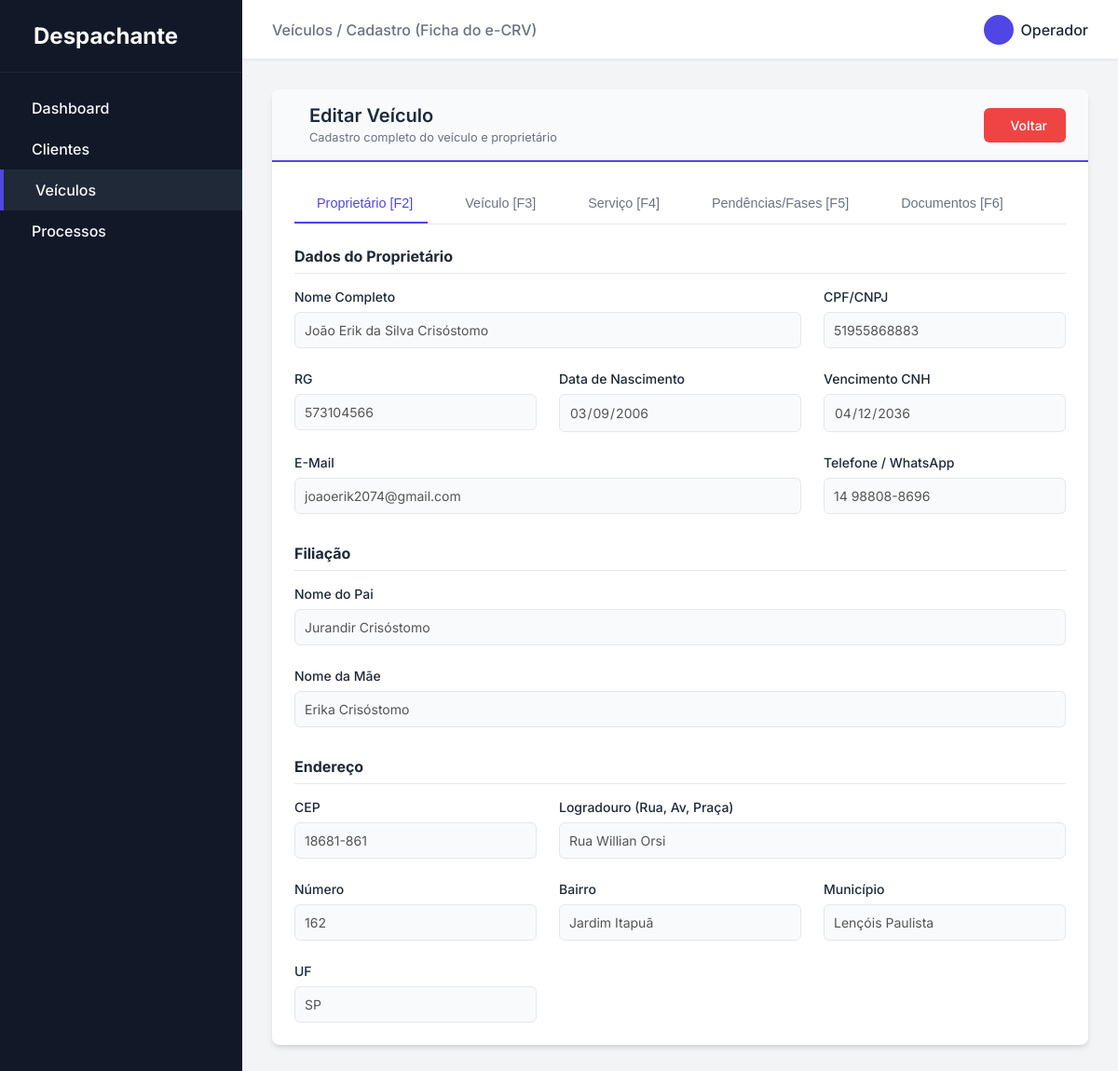
The page /veiculos/visualizar/1 on the database its author committed.
### app/models.py (models this page shows)
class Cliente(db.Model):
    __tablename__ = 'cliente'
    id = db.Column(db.Integer, primary_key=True)
    nome = db.Column(db.String(50), nullable=False)
    vencimento_cnh = db.Column(db.Date, nullable=False)
    nome_pai = db.Column(db.String(50), nullable=False)
    nome_mae = db.Column(db.String(50), nullable=False)
    cpf__cnpj = db.Column(db.String(50), nullable=False)
    rg = db.Column(db.String(50), nullable=False)
    data_nascimento = db.Column(db.Date, nullable=False)
    email = db.Column(db.String(50), nullable=False)
    telefone = db.Column(db.String(50), nullable=False)
    endereco_id = db.Column(db.Integer, db.ForeignKey('endereco.id'))
    veiculos = db.relationship('Veiculo', backref='cliente', lazy=True)
    processos = db.relationship('Processo', backref='cliente', lazy=True)

class Endereco(db.Model):
    __tablename__ = 'endereco'
    id = db.Column(db.Integer, primary_key=True)
    pais = db.Column(db.String(50), nullable=False)
    unidade_federacao = db.Column(db.String(50), nullable=False)
    municipio = db.Column(db.String(50), nullable=False)
    bairro = db.Column(db.String(50), nullable=False)
    logradouro = db.Column(db.String(50), nullable=False)
    numero = db.Column(db.String(50), nullable=False)
    cep = db.Column(db.String(50), nullable=False)
    clientes = db.relationship('Cliente', backref='endereco', lazy=True)

### app/routes/home.py (the view)
@bp.route('/veiculos/visualizar/<int:id>')
def veiculo_visualizar(id):
    veiculo = Veiculo.query.get_or_404(id)
    return render_template('veiculos/form.html', veiculo=veiculo, visualizar=True)

### app/templates/veiculos/form.html (shortened to what this page needs)
{% extends 'base.html' %}
{% block breadcrumb %}Veículos / Cadastro (Ficha do e-CRV){% endblock %}
{% block content %}
<div class="card">
    <div class="card-header"
        style="background-color: #f8fafc; margin: -1.5rem -1.5rem 1.5rem -1.5rem; padding: 1rem 1.5rem; border-top-left-radius: 0.5rem; border-top-right-radius: 0.5rem; border-bottom: 2px solid var(--primary-color);">
        <div style="display: flex; align-items: center; gap: 1rem;">
            <div>
                <h2 class="card-title" style="margin-bottom: 0; color: #1e293b;">{{ 'Editar Veículo' if veiculo else
                    'Veículo' }}</h2>
                <span style="font-size: 0.8rem; color: var(--text-muted);">Cadastro completo do veículo e
                    proprietário</span>
            </div>
        </div>
        <div style="display: flex; gap: 0.5rem;">
            <a href="{{ url_for('home.veiculos') }}" class="btn btn-danger">{% if visualizar %}Voltar{% else %}Cancelar{% endif %}</a>
        </div>
    </div>
    <div class="tabs">
        <button class="tab-btn active" data-target="tab-proprietario">Proprietário [F2]</button>
        <button class="tab-btn" data-target="tab-veiculo">Veículo
            [F3]</button>
        <button class="tab-btn" data-target="tab-servico">Serviço [F4]</button>
        <button class="tab-btn" data-target="tab-pendencias">Pendências/Fases [F5]</button>
        <button class="tab-btn" data-target="tab-documentos">Documentos [F6]</button>
    </div>
    <form id="veiculoForm"
        action="{{ url_for('home.veiculo_editar', id=veiculo.id) if veiculo else url_for('home.veiculo_novo') }}"
        method="POST">
        <fieldset {% if visualizar %}disabled{% endif %} style="border: none; padding: 0; margin: 0;">
            <div id="tab-proprietario" class="tab-content active">
                <h3
                    style="font-size: 1rem; color: var(--text-main); margin-bottom: 1rem; border-bottom: 1px solid var(--border-color); padding-bottom: 0.5rem;">
                    Dados do Proprietário</h3>
                <div class="form-grid">
                    <div class="form-group" style="grid-column: span 2;">
                        <label class="form-label">Nome Completo</label>
                        <input type="text" class="form-control" name="cliente_nome" placeholder="NOME DO PROPRIETÁRIO"
                            value="{{ veiculo.cliente.nome if veiculo and veiculo.cliente else '' }}">
                    </div>
                    <div class="form-group">
                        <label class="form-label">CPF/CNPJ</label>
                        <input type="text" class="form-control" name="cliente_cpf_cnpj"
                            value="{{ veiculo.cliente.cpf__cnpj if veiculo and veiculo.cliente else '' }}">
                    </div>
                    <div class="form-group">
                        <label class="form-label">RG</label>
                        <input type="text" class="form-control" name="cliente_rg"
                            value="{{ veiculo.cliente.rg if veiculo and veiculo.cliente else '' }}">
                    </div>
                    <div class="form-group">
                        <label class="form-label">Data de Nascimento</label>
                        <input type="date" class="form-control" name="cliente_nascimento"
                            value="{{ veiculo.cliente.data_nascimento.strftime('%Y-%m-%d') if veiculo and veiculo.cliente and veiculo.cliente.data_nascimento else '' }}">
                    </div>
                    <div class="form-group">
                        <label class="form-label">Vencimento CNH</label>
                        <input type="date" class="form-control" name="cliente_vencimento_cnh"
                            value="{{ veiculo.cliente.vencimento_cnh.strftime('%Y-%m-%d') if veiculo and veiculo.cliente and veiculo.cliente.vencimento_cnh else '' }}">
                    </div>
                    <div class="form-group" style="grid-column: span 2;">
                        <label class="form-label">E-Mail</label>
                        <input type="email" class="form-control" name="cliente_email"
                            value="{{ veiculo.cliente.email if veiculo and veiculo.cliente else '' }}">
                    </div>
                    <div class="form-group">
                        <label class="form-label">Telefone / WhatsApp</label>
                        <input type="text" class="form-control" name="cliente_telefone"
                            value="{{ veiculo.cliente.telefone if veiculo and veiculo.cliente else '' }}">
                    </div>
                </div>
                <h3
                    style="font-size: 1rem; color: var(--text-main); margin-top: 2rem; margin-bottom: 1rem; border-bottom: 1px solid var(--border-color); padding-bottom: 0.5rem;">
                    Filiação</h3>
                <div class="form-grid">
                    <div class="form-group" style="grid-column: span 2;">
                        <label class="form-label">Nome do Pai</label>
                        <input type="text" class="form-control" name="cliente_pai"
                            value="{{ veiculo.cliente.nome_pai if veiculo and veiculo.cliente else '' }}">
                    </div>
                    <div class="form-group" style="grid-column: span 2;">
                        <label class="form-label">Nome da Mãe</label>
                        <input type="text" class="form-control" name="cliente_mae"
                            value="{{ veiculo.cliente.nome_mae if veiculo and veiculo.cliente else '' }}">
                    </div>
                </div>
                <h3
                    style="font-size: 1rem; color: var(--text-main); margin-top: 2rem; margin-bottom: 1rem; border-bottom: 1px solid var(--border-color); padding-bottom: 0.5rem;">
                    Endereço</h3>
                <div class="form-grid">
                    <div class="form-group">
                        <label class="form-label">CEP</label>
                        <input type="text" class="form-control" name="endereco_cep"
                            value="{{ veiculo.cliente.endereco.cep if veiculo and veiculo.cliente and veiculo.cliente.endereco else '' }}">
                    </div>
                    <div class="form-group" style="grid-column: span 2;">
                        <label class="form-label">Logradouro (Rua, Av, Praça)</label>
                        <input type="text" class="form-control" name="endereco_logradouro"
                            value="{{ veiculo.cliente.endereco.logradouro if veiculo and veiculo.cliente and veiculo.cliente.endereco else '' }}">
                    </div>
                    <div class="form-group">
                        <label class="form-label">Número</label>
                        <input type="text" class="form-control" name="endereco_numero"
                            value="{{ veiculo.cliente.endereco.numero if veiculo and veiculo.cliente and veiculo.cliente.endereco else '' }}">
                    </div>
                    <div class="form-group">
                        <label class="form-label">Bairro</label>
                        <input type="text" class="form-control" name="endereco_bairro"
                            value="{{ veiculo.cliente.endereco.bairro if veiculo and veiculo.cliente and veiculo.cliente.endereco else '' }}">
                    </div>
                    <div class="form-group">
                        <label class="form-label">Município</label>
                        <input type="text" class="form-control" name="endereco_municipio"
                            value="{{ veiculo.cliente.endereco.municipio if veiculo and veiculo.cliente and veiculo.cliente.endereco else '' }}">
                    </div>
                    <div class="form-group">
                        <label class="form-label">UF</label>
                        <input type="text" class="form-control" name="endereco_uf"
                            value="{{ veiculo.cliente.endereco.unidade_federacao if veiculo and veiculo.cliente and veiculo.cliente.endereco else '' }}">
                    </div>
                </div>
            </div>
        </fieldset>
    </form>
</div>
{% endblock %}

### app/static/css/style.css (style rules this page uses)
:root { --primary-color: #4f46e5; --primary-hover: #4338ca; --bg-color: #f3f4f6; --card-bg: #ffffff; --text-main: #1f2937; --text-muted: #6b7280; --border-color: #e5e7eb; --sidebar-bg: #111827; --sidebar-text: #f9fafb; --sidebar-hover: #1f2937; --danger: #ef4444; --success: #10b981; }
* { margin: 0; padding: 0; box-sizing: border-box; }
body { font-family: 'Inter', -apple-system, BlinkMacSystemFont, "Segoe UI", Roboto, Helvetica, Arial, sans-serif; background-color: var(--bg-color); color: var(--text-main); display: flex; height: 100vh; overflow: hidden; }
.card { background-color: var(--card-bg); border-radius: 0.5rem; box-shadow: 0 4px 6px -1px rgba(0, 0, 0, 0.1), 0 2px 4px -1px rgba(0, 0, 0, 0.06); padding: 1.5rem; margin-bottom: 2rem; }
.card-header { display: flex; justify-content: space-between; align-items: center; margin-bottom: 1.5rem; padding-bottom: 1rem; border-bottom: 1px solid var(--border-color); }
.card-title { font-size: 1.25rem; font-weight: 600; }
.form-grid { display: grid; grid-template-columns: repeat(auto-fit, minmax(250px, 1fr)); gap: 1.5rem; }
.form-group { display: flex; flex-direction: column; gap: 0.5rem; }
.form-label { font-size: 0.875rem; font-weight: 500; color: var(--text-main); }
.form-control { padding: 0.625rem; border: 1px solid var(--border-color); border-radius: 0.375rem; font-family: inherit; font-size: 0.875rem; transition: border-color 0.2s, box-shadow 0.2s; background-color: #f9fafb; }
.btn { display: inline-flex; align-items: center; justify-content: center; padding: 0.625rem 1.25rem; border-radius: 0.375rem; font-weight: 500; font-size: 0.875rem; cursor: pointer; transition: all 0.2s; border: none; text-decoration: none; }
.btn-danger { background-color: var(--danger); color: white; }
.tabs { display: flex; border-bottom: 1px solid var(--border-color); margin-bottom: 1.5rem; gap: 1rem; }
.tab-btn { padding: 0.75rem 1rem; background: none; border: none; border-bottom: 2px solid transparent; cursor: pointer; font-size: 0.9rem; font-weight: 500; color: var(--text-muted); transition: all 0.2s; }
.tab-btn.active { color: var(--primary-color); border-bottom-color: var(--primary-color); }
.tab-content { display: none; }
.tab-content.active { display: block; animation: fadeIn 0.3s ease-in-out; }

### rows shown on the page
Cliente: cliente_nome "João Erik da Silva Crisóstomo", cliente_cpf_cnpj "51955868883", cliente_rg "573104566", cliente_nascimento "03/09/2006", cliente_vencimento_cnh "04/12/2036", cliente_email "joaoerik2074@gmail.com", cliente_telefone "14 98808-8696", cliente_pai "Jurandir Crisóstomo", cliente_mae "Erika Crisóstomo"
Endereco: endereco_cep "18681-861", endereco_logradouro "Rua Willian Orsi", endereco_numero "162", endereco_bairro "Jardim Itapuã", endereco_municipio "Lençóis Paulista", endereco_uf "SP"

### other values the page prints
{{ 'Editar Veículo' if veiculo else
                    'Veículo' }} "Editar Veículo"
